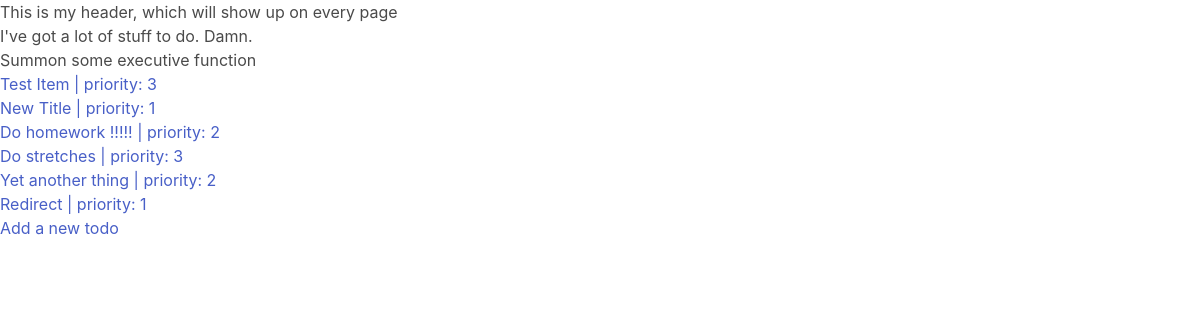
Before: / with the older database file.
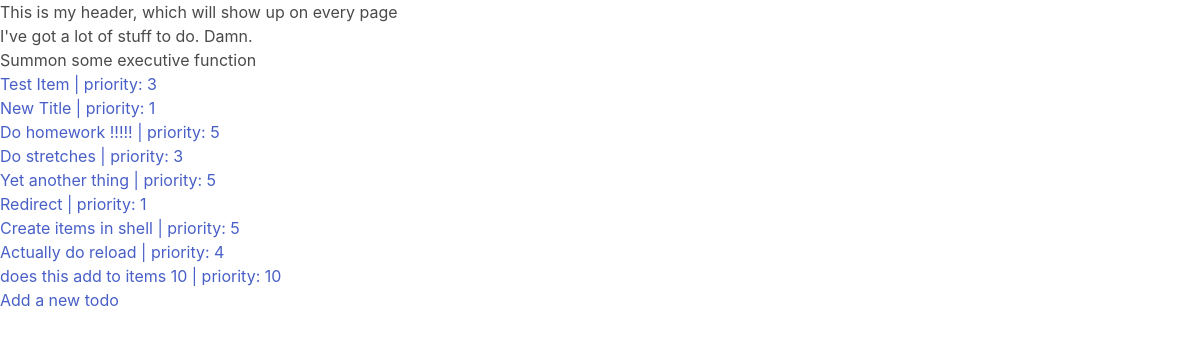
After: the same page with the newer database file.
### todos/models.py (models this page shows)
class Item(models.Model):
    title = models.CharField(max_length=255)
    date_created = models.DateTimeField(auto_now_add=True)
    priority = models.PositiveIntegerField()
    description = models.TextField()
    is_hidden = models.BooleanField(default=True)
    def __str__(self):
        return f'{self.title} | priority: {self.priority}'

### todos/views.py (the view)
# urls.py: path('', views.list_todos, name='home'),
def list_todos(request):
    todos = Item.objects.all()
    return render(request, 'todos/index.html', {'todos': todos})

### templates/todos/index.html (shortened to what this page needs)
{% extends 'base.html' %}
{% block content %}
    <h1>I've got a lot of stuff to do. Damn.</h1>
    <h2>Summon some executive function</h2>
    <ul>
    {% for todo in todos %}
    <li><a href="{% url 'detail-todo' todo.pk %}">{{ todo }}</a></li>
    {% endfor %}
    </ul>
    <a href="{% url 'new-todo' %}">Add a new todo</a>
{% endblock %}

### templates/base.html (shortened to what this page needs)
<!DOCTYPE html>
{% load static %}
<html lang="en">
<head>
    <link rel="stylesheet" href="https://cdnjs.cloudflare.com/ajax/libs/bulma/0.9.4/css/bulma.min.css">
    <link rel="stylesheet" href="{% static 'css/style.css' %}">
</head>
<body>
    <header><h1>This is my header, which will show up on every page</h1></header>
    {% block content %}
    {% endblock %}
</body>
</html>

Changed rows visible on the page:
changed Item: title+priority "Do homework !!!!! | priority: 2" → "Do homework !!!!! | priority: 5"
changed Item: title+priority "Yet another thing | priority: 2" → "Yet another thing | priority: 5"
added Item: title+priority "Create items in shell | priority: 5"
added Item: title+priority "Actually do reload | priority: 4"
added Item: title+priority "does this add to items 10 | priority: 10"
